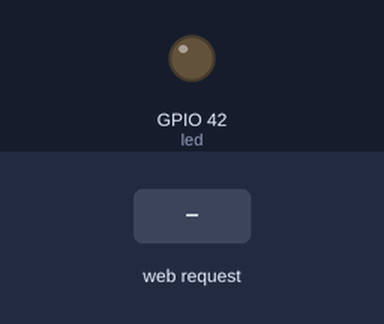
The sketch below on a simulated ESP32. On the bench: output pins drawn as LEDs (lit = HIGH). The test bench sets the inputs (shaded band). WiFi joins after 1.5 s; servers stay silent unless stated; what the sketch prints to the serial monitor is not drawn.

Above: at 2.7 s.
2.8 s: HTTP request GET /led-on received
At 3.1 s:
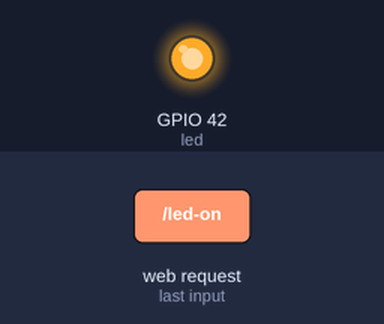
4.3 s: HTTP request GET / received
At 5.5 s:
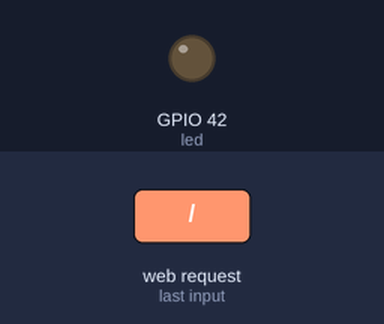
Timing chart, 0 to 7.3 s (numbered marks = the images above; inputs shaded):
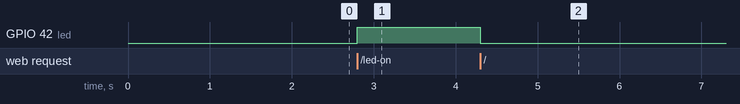

Measured:
- after the input at 2.8 s, GPIO 42 (led): LOW → HIGH at once
- after the input at 4.3 s, GPIO 42 (led): HIGH → LOW at once

The sketch:

wifi-1.ino
```cpp
#include <WiFi.h>
#include <WiFiClient.h>
#include <WebServer.h>
#include <ESPmDNS.h>

const char* ssid = "OPPO A52";
const char* password = "qqts2110";

WebServer server(80);

const int led = 42;

void handleLedOn() {
  digitalWrite(led, HIGH); // Turn on the LED
  server.send(200, "text/plain", "LED turned on");
}
void handleRoot() {
  digitalWrite(led, 1);
  server.send(200, "text/plain", "hello I am Ekta");
  digitalWrite(led, 0);
}

void handleNotFound() {
  digitalWrite(led, 1);
  String message = "File Not Found\n\n";
  message += "URI: ";
  message += server.uri();
  message += "\nMethod: ";
  message += (server.method() == HTTP_GET) ? "GET" : "POST";
  message += "\nArguments: ";
  message += server.args();
  message += "\n";
  for (uint8_t i = 0; i < server.args(); i++) {
    message += " " + server.argName(i) + ": " + server.arg(i) + "\n";
  }
  server.send(404, "text/plain", message);
  digitalWrite(led, 0);
}

void setup(void) {
  pinMode(led, OUTPUT);
  digitalWrite(led, 0);
  Serial.begin(115200);
  WiFi.mode(WIFI_STA);
  WiFi.begin(ssid, password);
  Serial.println("");

  // Wait for connection
  while (WiFi.status() != WL_CONNECTED) {
    delay(500);
    Serial.print(".");
  }
  Serial.println("");
  Serial.print("Connected to ");
  Serial.println(ssid);
  Serial.print("IP address: ");
  Serial.println(WiFi.localIP());


  if (MDNS.begin("esp32")) {
    Serial.println("MDNS responder started");
  }

  server.on("/", handleRoot);

  server.on("/inline", []() {
    server.send(200, "text/plain", "This is Nobitha");
  });

  server.onNotFound(handleNotFound);

  server.begin();
  Serial.println("HTTP server started");
  server.on("/led-on", handleLedOn);
}

void loop(void) {
  server.handleClient();
  delay(2);

}
```
